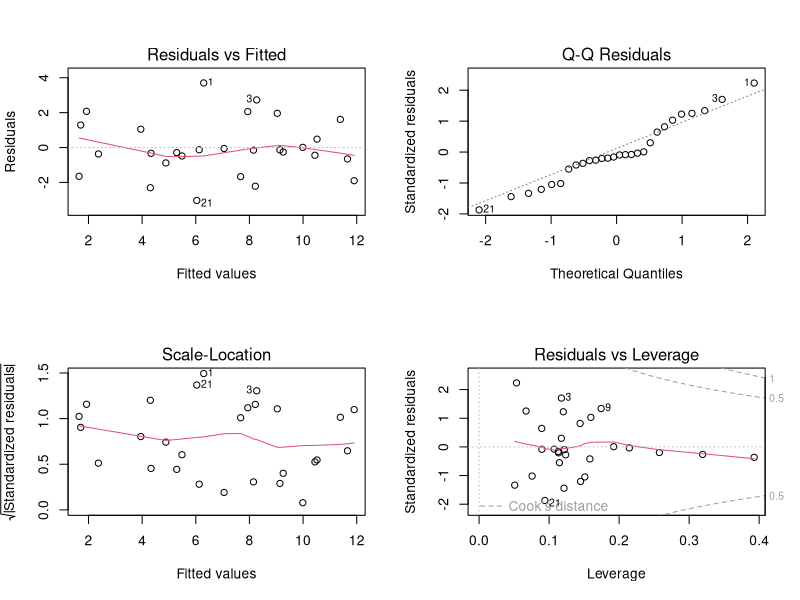
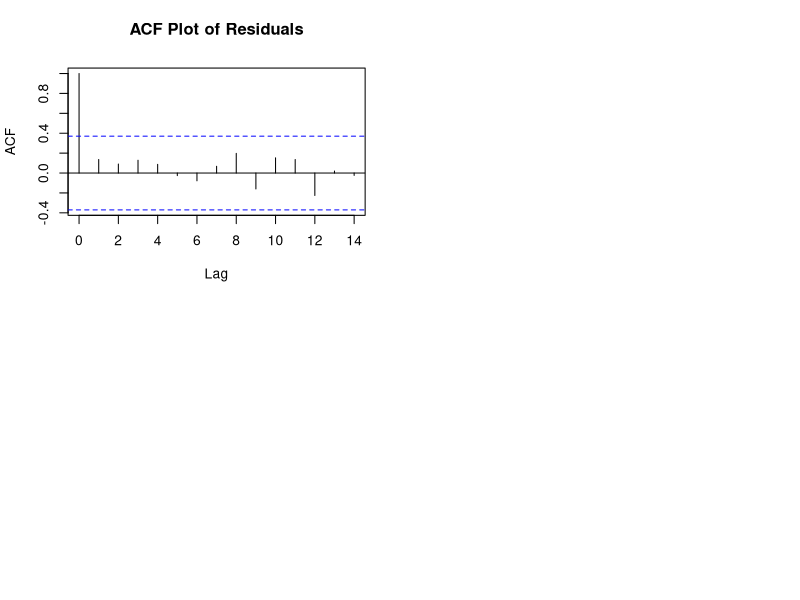
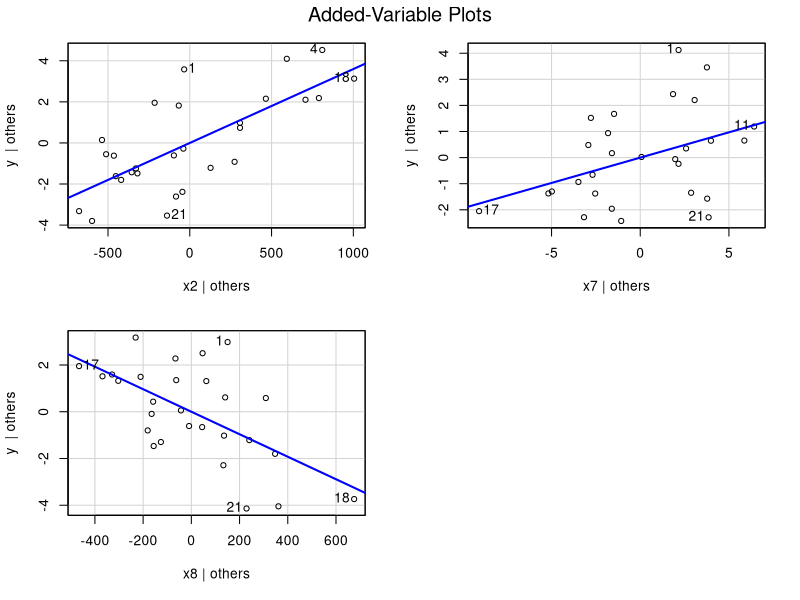

R code for these plots, in order:
## ---- chunk 1
library(tidyverse)
library(leaps)
library(car)
Data<-read.table("nfl.txt", header=TRUE, sep="")
## ---- chunk 2
result<-lm(y~x2+x7+x8,data=Data)
par(mfrow=c(2,2))
plot(result)
acf(result$residuals, main="ACF Plot of Residuals")
## ---- chunk 3
car::avPlots(result)
## ---- chunk 4
sort(abs(rstandard(result)))
## ---- chunk 5
sort(lm.influence(result)$hat)
hii<-lm.influence(result)$hat
n<-nrow(Data)
p<-4
hii[hii>2*p/n]
## ---- chunk 6
p<-4
n<-nrow(Data)
DFFITS<-dffits(result)
DFFITS[abs(DFFITS)>2*sqrt(p/n)]
## ---- chunk 7
DFBETAS<-dfbetas(result)
abs(DFBETAS)>2/sqrt(n)
DFBETAS[10,]
DFBETAS[21,]
## ---- chunk 8
COOKS<-cooks.distance(result)
sort(COOKS)
#COOKS[COOKS>1]
